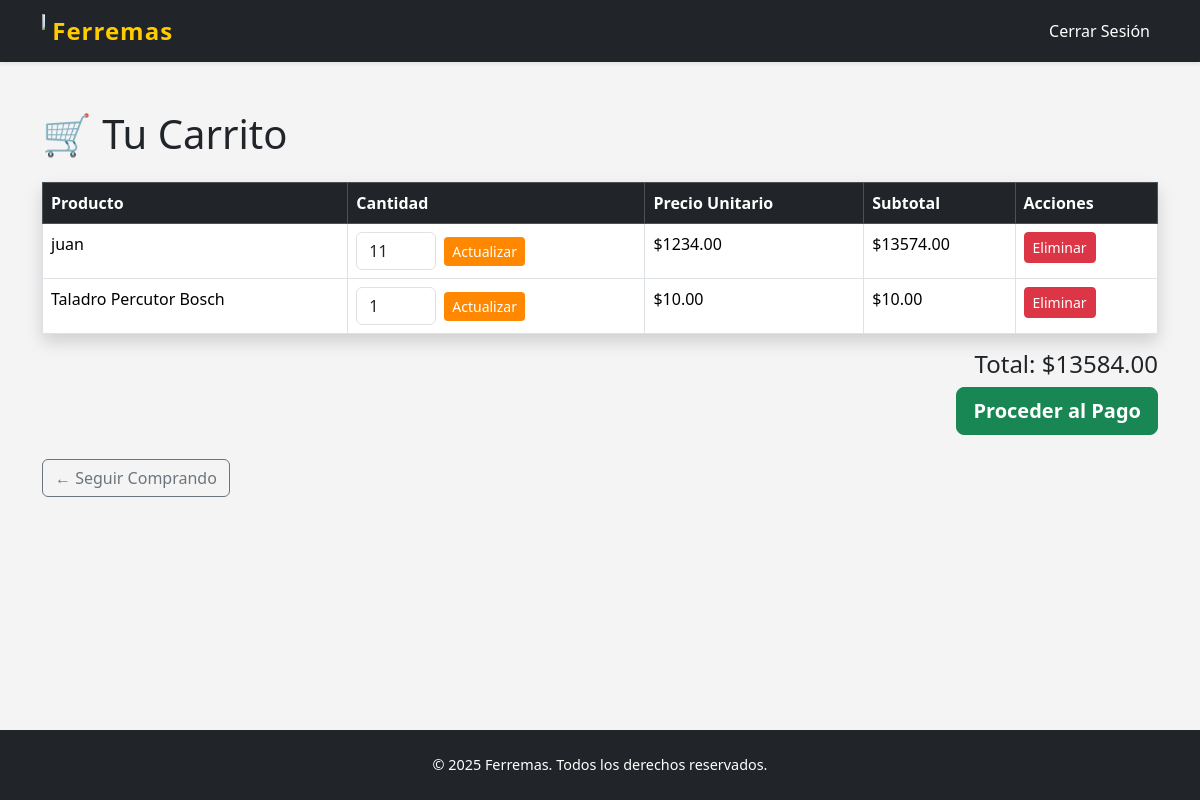
The page /api/carrito/ (signed in) on the database its author committed.
### ferremas/models.py (models this page shows, shortened)
class Herramienta(models.Model):
    CATEGORIAS = [
        ('electricas', 'Eléctricas'),
        ('manuales', 'Manuales'),
        ('medicion', 'Medición'),
        ('otros', 'Otros'),
    ]
    codigo_interno = models.CharField(max_length=50)
    codigo_fabricante = models.CharField(max_length=50, null=True, blank=True)
    marca = models.CharField(max_length=50, null=True, blank=True)
    nombre = models.CharField(max_length=100)
    descripcion = models.TextField()
    precio = models.DecimalField(max_digits=10, decimal_places=2)
    stock = models.IntegerField()
    imagen = models.ImageField(upload_to='herramientas/', null=True, blank=True)
    categoria = models.CharField(max_length=20, choices=CATEGORIAS, default='otros')

### ferremas/views.py (the view)
# urls.py: path('carrito/', views.ver_carrito, name='ver_carrito'),
@login_required
def ver_carrito(request):
    try:
        carrito = Carrito.objects.get(usuario=request.user)
        items_bd = ItemCarrito.objects.filter(carrito=carrito)
    except Carrito.DoesNotExist:
        items_bd = []
    items = []
    total = 0
    for item in items_bd:
        herramienta = item.herramienta
        cantidad = item.cantidad
        precio = herramienta.precio
        subtotal = precio * cantidad
        items.append({
            'herramienta_id': herramienta.id,
            'nombre': herramienta.nombre,
            'monto': precio,
            'cantidad': cantidad,
            'total': subtotal
        })
        total += subtotal
    return render(request, 'ferremas/carrito.html', {
        'items': items,
        'total_carrito': total
    })

### ferremas/templates/ferremas/carrito.html (shortened to what this page needs)
{% load static %}
<!DOCTYPE html>
<html lang="es">
<head>
    <link href="https://cdn.jsdelivr.net/npm/bootstrap@5.3.3/dist/css/bootstrap.min.css" rel="stylesheet">
    <link href="{% static 'css/inicio.css' %}" rel="stylesheet">
</head>
<body class="d-flex flex-column min-vh-100">
    <nav class="navbar navbar-expand-lg navbar-dark bg-dark shadow-sm">
        <div class="container">
            <a class="navbar-brand fw-bold text-warning" href="{% url 'inicio' %}">
                <img src="{% static 'ferremas/logo.png' %}" alt="Ferremas" width="3" height="30"
                    class="d-inline-block align-text-top">
                Ferremas
            </a>
            <div class="collapse navbar-collapse" id="navbarNav">
                <ul class="navbar-nav">
                    <li class="nav-item">
                        <a class="nav-link" href="{% url 'logout' %}">Cerrar Sesión</a>
                    </li>
                </ul>
            </div>
        </div>
    </nav>
<main class="flex-grow-1">
<div class="container py-5">
    <h1 class="mb-4">🛒 Tu Carrito</h1>
    {% if items %}
        <table class="table table-bordered table-hover bg-white shadow">
            <thead class="table-dark">
                <tr>
                    <th>Producto</th>
                    <th>Cantidad</th>
                    <th>Precio Unitario</th>
                    <th>Subtotal</th>
                    <th>Acciones</th>
                </tr>
            </thead>
            <tbody>
                {% for item in items %}
                    <tr>
                        <td>{{ item.nombre }}</td>
                        <td>
                            <form method="post" action="{% url 'actualizar_cantidad' item.herramienta_id %}" class="d-flex align-items-center">
                                <input type="number" name="cantidad" min="1" value="{{ item.cantidad }}" class="form-control me-2" style="width: 80px;">
                                <button type="submit" class="btn btn-primary btn-sm">Actualizar</button>
                            </form>
                        </td>
                        <td>${{ item.monto }}</td>
                        <td>${{ item.total }}</td>
                        <td>
                            <form method="post" action="{% url 'eliminar_del_carrito' item.herramienta_id %}">
                                <button type="submit" class="btn btn-danger btn-sm">Eliminar</button>
                            </form>
                        </td>
                    </tr>
                {% endfor %}
            </tbody>
        </table>
        <h4 class="text-end">Total: ${{ total_carrito }}</h4>
        <div class="text-end">
            <form action="{% url 'iniciar_pago' %}" method="post">
                <button type="submit" class="btn btn-success btn-lg fw-bold">Proceder al Pago</button>
            </form>
        </div>
    {% else %}
        <div class="alert alert-info">Tu carrito está vacío.</div>
    {% endif %}
    <a href="{% url 'inicio' %}" class="btn btn-outline-secondary mt-4">← Seguir Comprando</a>
</div>
 </main>
<footer class="bg-dark text-white text-center py-4 mt-5">
    <div class="container">
        <p class="mb-0">&copy; 2025 Ferremas. Todos los derechos reservados.</p>
    </div>
</footer>
</body>
</html>

### ferremas/static/css/inicio.css (style rules this page uses)
body { background-color: #f4f4f4; font-family: 'Segoe UI', sans-serif; }
.navbar { box-shadow: 0 4px 6px rgba(0, 0, 0, 0.3); background-color: #343a40; }
.navbar-brand { font-weight: bold; font-size: 1.5rem; letter-spacing: 1px; color: #ffcc00 !important; }
.navbar-nav .nav-link { color: #ffffff !important; margin-left: 10px; }
.btn-primary { background-color: #ff8800; border: none; }
footer { background-color: #212529; color: #adb5bd; font-size: 0.9rem; }

### rows shown on the page
Herramienta: nombre "juan", monto "1234.00"
Herramienta: nombre "Taladro Percutor Bosch", monto "10.00"

### other values the page prints
{{ item.total }} "13574.00" "10.00"
{{ total_carrito }} "13584.00"
